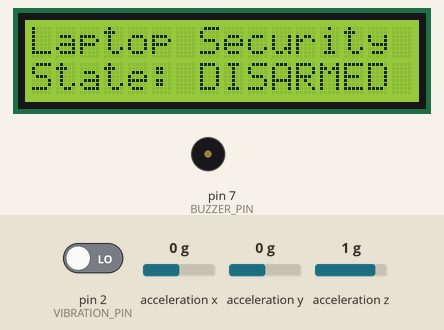
Bench run of a sketch on a simulated Arduino Uno, built with avr-gcc and run on an emulated ATmega328P. On the bench: 16×2 character LCD, buzzer (waves = sounding, pin HIGH). Wiring (inferred from the names in the program): MPU-6050 motion sensor at I2C address 0x68. The test bench sets the inputs (shaded band); at power-on: pin 2 (VIBRATION_PIN) LOW, acceleration x 0 g, acceleration y 0 g, acceleration z 1 g. Pins used as bus, display or sensor lines are not drawn; what the sketch prints to the serial monitor is not drawn.

Above: at 0.2 s.
At 10.2 s:
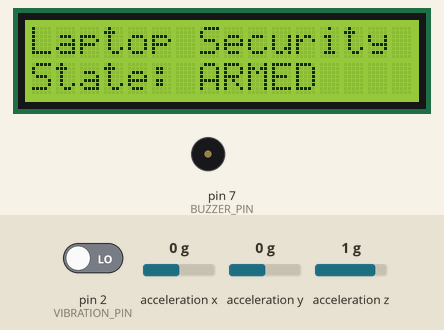

The sketch:

anti_theft_system.ino
```cpp
/*
  Smart Laptop Anti-Theft System (v3)
  Arduino Uno R3 | MPU6050 (accelerometer, tilt/shock) +
  SW-420 (vibration/interrupt) + MFRC522 RFID (owner auth) +
  16x2 I2C LCD + buzzer

  State machine:
    DISARMED -> ARMED -> GRACE_PERIOD -> DISARMED   (authenticated in time)
                                       -> ALARM_ON   (grace period expires)
    ALARM_ON -> DISARMED                             (authenticated to clear)

  Component set:
    - Ultrasonic sensor, keypad, and vibration motor removed (not in the
      final component list).
    - MPU6050 accelerometer is a second, independent tamper source
      alongside the SW-420 vibration sensor. Both feed the same
      tamperFlag, so either one can trip GRACE_PERIOD.
    - No separate arm button -- system auto-arms after inactivity only.
      (Easy to add back if you want a manual override.)

  Design notes (the OS/security talking points for the report):
    - vibrationISR() only sets a flag: the real work happens in loop(),
      not the ISR -- standard interrupt-handling practice.
    - No delay() anywhere in the control flow, including the short
      "tamper detected" feedback pulse -- timing uses millis(), so
      sensors/LCD/auth/buzzer are cooperatively scheduled each pass of
      loop() instead of blocking each other.
    - tamperFlag is volatile because it's written in an ISR and read in
      loop() -- textbook shared-state/race-condition example.
    - MPU6050 access is raw I2C register reads/writes (no extra library),
      a nice concrete example of memory-mapped I/O for the memory
      management section of your report.
    - Every state transition calls logEvent() -> CSV over Serial
      (timestamp,event), i.e. the audit log.
*/

#include <Wire.h>
#include <LiquidCrystal_I2C.h>
#include <SPI.h>
#include <MFRC522.h>

// ---------- Pin map ----------
#define VIBRATION_PIN   2      // SW-420 OUT -- must be interrupt-capable (2 or 3 on Uno)
#define BUZZER_PIN      7
#define RFID_SS_PIN     10
#define RFID_RST_PIN    9
// RFID also uses the fixed SPI pins: MOSI 11, MISO 12, SCK 13
// IMPORTANT: RC522 VCC must go to the Arduino's 3.3V pin, NOT 5V --
// the module's logic/power is 3.3V-only and 5V can damage it.
// LCD + MPU6050 share the fixed I2C pins: SDA A4, SCL A5

// ---------- MPU6050 ----------
#define MPU_ADDR        0x68   // default address (AD0 tied low)
#define MPU_PWR_MGMT_1  0x6B
#define MPU_ACCEL_XOUT_H 0x3B

// ---------- Tunables ----------
const unsigned long INACTIVITY_TIMEOUT = 10000UL; // 10 s -> auto-arm (demo-friendly value)
const unsigned long GRACE_PERIOD_MS    = 10000UL; // 10 s to authenticate
const unsigned long FEEDBACK_PULSE_MS  = 200UL;   // short buzz on tamper detected
const long ACCEL_DELTA_THRESHOLD       = 4000L;   // raw LSB units -- tune via Serial monitor

// Replace with your tag's real UID. Run the MFRC522 "DumpInfo" example
// once, scan your card, and copy the printed bytes in here.
byte ownerUID[4] = {0x65, 0x84, 0x76, 0x06};

LiquidCrystal_I2C lcd(0x27, 16, 2); // change to 0x3F if 0x27 doesn't work
MFRC522 rfid(RFID_SS_PIN, RFID_RST_PIN);

enum SystemState { DISARMED, ARMED, GRACE_PERIOD, ALARM_ON };
SystemState currentState = DISARMED;

volatile bool tamperFlag = false;   // set by ISR or accel check, cleared in loop()
unsigned long lastActivityTime = 0;
unsigned long graceStartTime   = 0;
unsigned long feedbackEndTime  = 0; // non-blocking "tamper detected" pulse end time

int16_t baselineX = 0, baselineY = 0, baselineZ = 0; // captured when arming

// ---------- ISR: minimal, just flag the event ----------
void vibrationISR() {
  tamperFlag = true;
}

void setup() {
  Serial.begin(9600);

  pinMode(BUZZER_PIN, OUTPUT);
  pinMode(VIBRATION_PIN, INPUT);
  attachInterrupt(digitalPinToInterrupt(VIBRATION_PIN), vibrationISR, RISING);

  Wire.begin();
  mpuInit();

  lcd.init();
  lcd.backlight();

  SPI.begin();
  rfid.PCD_Init();

  lastActivityTime = millis();
  logEvent("SYSTEM_BOOT");
}

void loop() {
  checkSensors();
  runStateMachine();
  updateFeedbackPulse();
  updateLCD();
}

// ---------- MPU6050 (raw register access, no extra library) ----------
void mpuInit() {
  Wire.beginTransmission(MPU_ADDR);
  Wire.write(MPU_PWR_MGMT_1);
  Wire.write(0);              // wake the sensor up (it starts in sleep mode)
  Wire.endTransmission(true);
}

// Reads the 3 accelerometer axes into the given pointers.
void mpuReadAccel(int16_t *ax, int16_t *ay, int16_t *az) {
  Wire.beginTransmission(MPU_ADDR);
  Wire.write(MPU_ACCEL_XOUT_H);
  Wire.endTransmission(false); // repeated start, keep the bus held
  Wire.requestFrom(MPU_ADDR, 6, true);
  *ax = (Wire.read() << 8) | Wire.read();
  *ay = (Wire.read() << 8) | Wire.read();
  *az = (Wire.read() << 8) | Wire.read();
}

void captureBaseline() {
  mpuReadAccel(&baselineX, &baselineY, &baselineZ);
}

// ---------- Sensors ----------
void checkSensors() {
  if (currentState != ARMED) return;

  int16_t ax, ay, az;
  mpuReadAccel(&ax, &ay, &az);

  long dx = (long)ax - baselineX; if (dx < 0) dx = -dx;
  long dy = (long)ay - baselineY; if (dy < 0) dy = -dy;
  long dz = (long)az - baselineZ; if (dz < 0) dz = -dz;
  long delta = dx + dy + dz;

  if (delta > ACCEL_DELTA_THRESHOLD) {
    tamperFlag = true; // treat a tilt/shock the same as a vibration hit
  }
}

// ---------- RFID authentication ----------
bool authenticate() {
  if (!rfid.PICC_IsNewCardPresent()) return false;
  if (!rfid.PICC_ReadCardSerial()) return false;

  Serial.print("Scanned UID: ");
  for (byte i = 0; i < 4; i++) {
    Serial.print(rfid.uid.uidByte[i]);
    Serial.print(" ");
  }
  Serial.println();

  bool match = (memcmp(rfid.uid.uidByte, ownerUID, 4) == 0);

  rfid.PICC_HaltA();
  rfid.PCD_StopCrypto1();
  return match;
}

// ---------- Non-blocking alarm (toggles buzzer) ----------
void triggerAlarm() {
  static unsigned long lastToggle = 0;
  static bool onState = false;
  if (millis() - lastToggle >= 300) {
    lastToggle = millis();
    onState = !onState;
    digitalWrite(BUZZER_PIN, onState ? HIGH : LOW);
  }
}

// Short one-shot buzz fired the moment tamper is first detected, so the
// owner gets feedback even before the alarm state kicks in. Non-blocking:
// just sets an end time, updateFeedbackPulse() clears the pin once it passes.
void startFeedbackPulse() {
  digitalWrite(BUZZER_PIN, HIGH);
  feedbackEndTime = millis() + FEEDBACK_PULSE_MS;
}

void updateFeedbackPulse() {
  if (feedbackEndTime != 0 && millis() >= feedbackEndTime) {
    digitalWrite(BUZZER_PIN, LOW);
    feedbackEndTime = 0;
  }
}

// ---------- Core state machine ----------
void runStateMachine() {
  switch (currentState) {

    case DISARMED:
      digitalWrite(BUZZER_PIN, LOW);
      if (millis() - lastActivityTime >= INACTIVITY_TIMEOUT) {
        currentState = ARMED;
        captureBaseline();       // "remember" how the laptop is sitting right now
        logEvent("AUTO_ARM");
      }
      break;

    case ARMED:
      if (tamperFlag) {
        tamperFlag = false;
        currentState = GRACE_PERIOD;
        graceStartTime = millis();
        startFeedbackPulse();
        logEvent("TAMPER_DETECTED");
      }
      break;

    case GRACE_PERIOD:
      if (authenticate()) {
        currentState = DISARMED;
        lastActivityTime = millis();
        logEvent("AUTHORIZED_ACCESS");
      } else if (millis() - graceStartTime >= GRACE_PERIOD_MS) {
        currentState = ALARM_ON;
        logEvent("UNAUTHORIZED_ATTEMPT");
      }
      break;

    case ALARM_ON:
      triggerAlarm();
      if (authenticate()) {
        currentState = DISARMED;
        lastActivityTime = millis();
        digitalWrite(BUZZER_PIN, LOW);
        logEvent("ALARM_CLEARED");
      }
      break;
  }
}

// ---------- LCD (only redraws on state change -> no flicker) ----------
void updateLCD() {
  static SystemState lastShown;
  static bool firstRun = true;
  if (currentState == lastShown && !firstRun) return;
  firstRun = false;
  lastShown = currentState;

  lcd.clear();
  lcd.setCursor(0, 0);
  lcd.print("Laptop Security");
  lcd.setCursor(0, 1);
  switch (currentState) {
    case DISARMED:     lcd.print("State: DISARMED"); break;
    case ARMED:        lcd.print("State: ARMED");    break;
    case GRACE_PERIOD: lcd.print("State: AUTH?");    break;
    case ALARM_ON:     lcd.print("State: ALARM!!");  break;
  }
}

// ---------- Audit log (Serial CSV: millis,event) ----------
// Swap the Serial.print calls for EEPROM.put()/EEPROM.get() with a
// rotating index if you need standalone (no-PC) logging instead.
void logEvent(const char* event) {
  Serial.print(millis());
  Serial.print(",");
  Serial.println(event);
}
```
